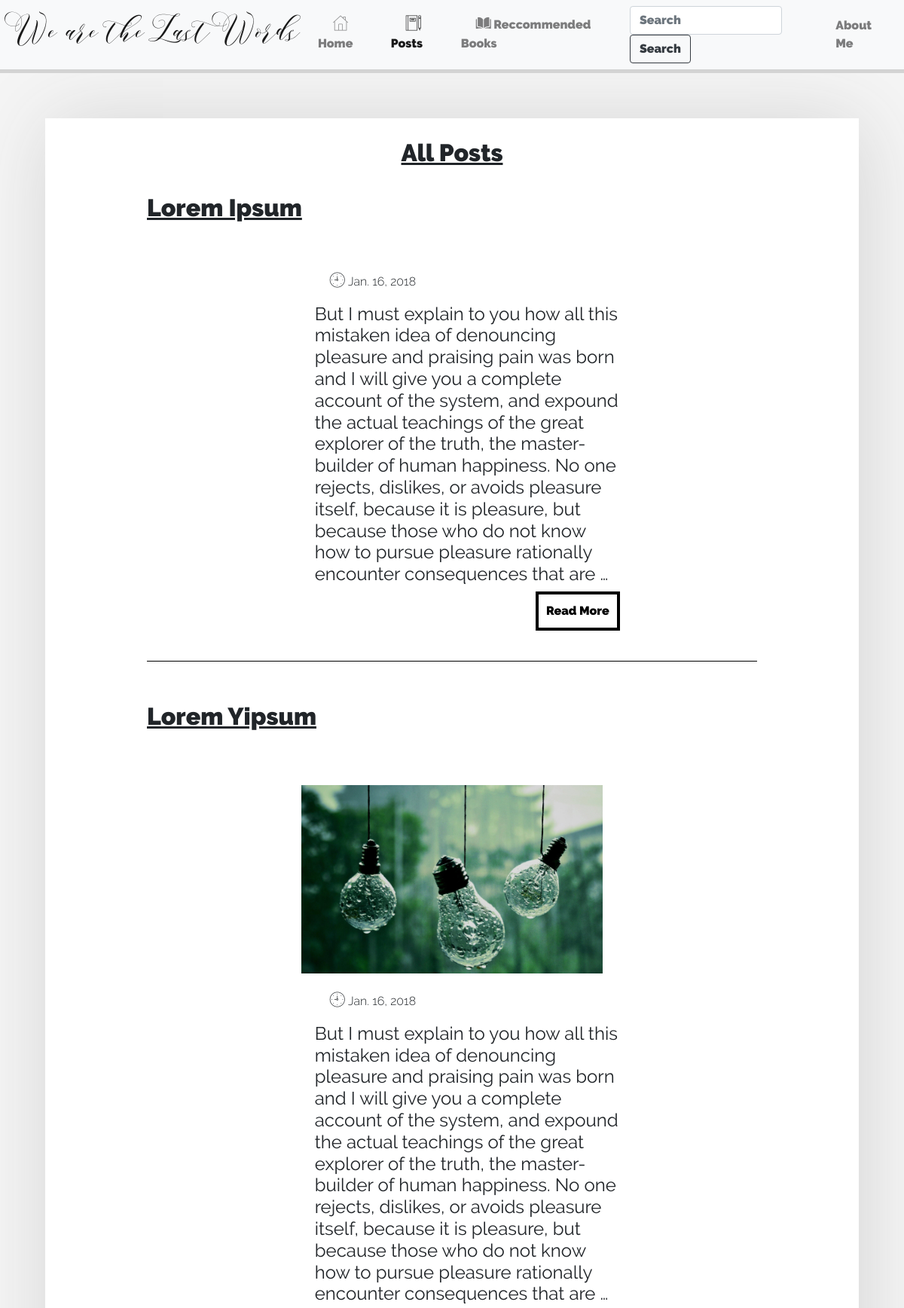
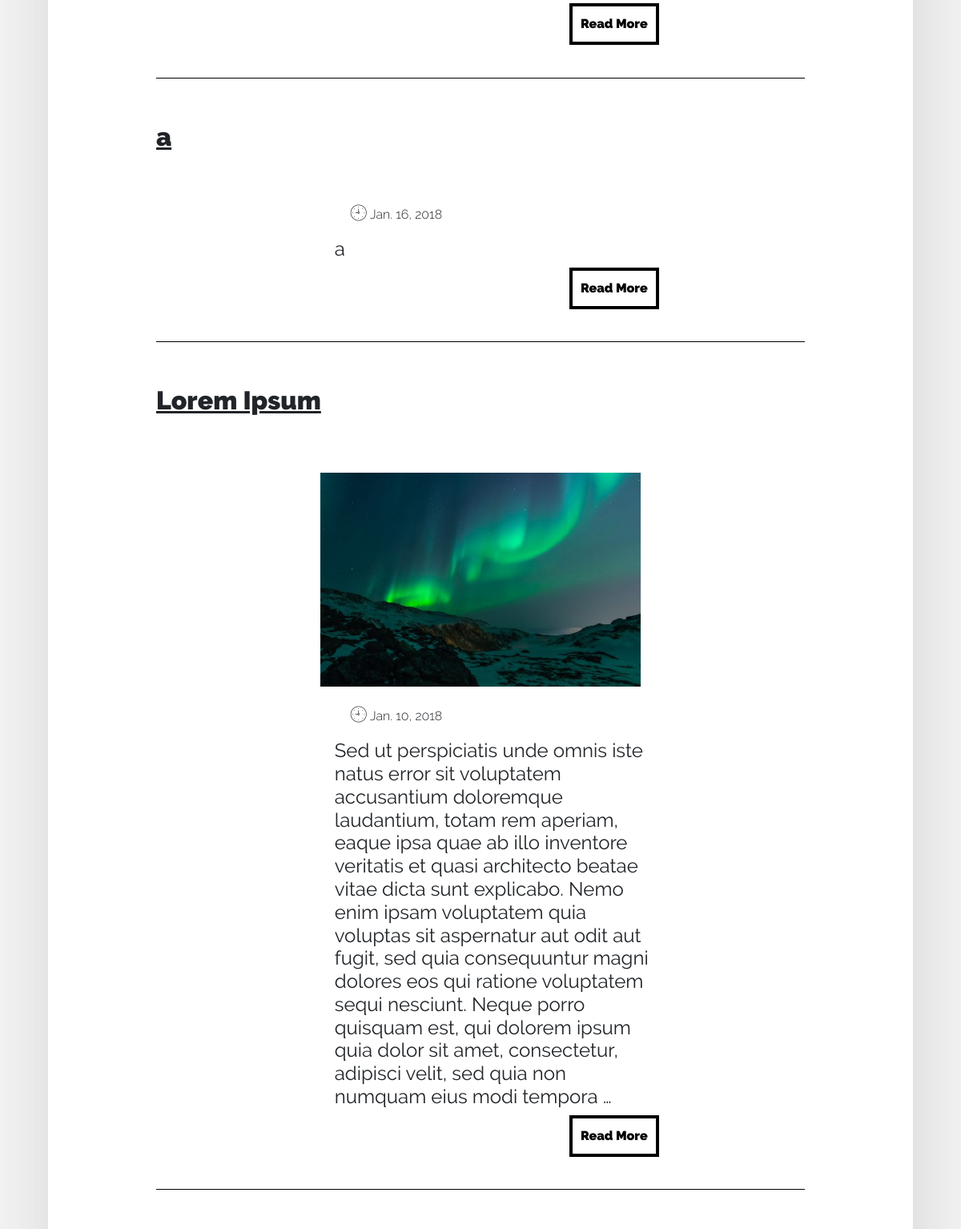
The app's page /all-posts/ (upper part) with its own data (2 pictures, top to bottom).
### blogsite/models.py (models this page shows, shortened)
class Post(models.Model):
    Book = models.ForeignKey(Reccommended_Book, blank=True, null=True)
    title = models.CharField(max_length=50)
    date = models.DateField(default=datetime.now)
    text = models.TextField()
    Post_Image = models.ImageField(blank=True,upload_to='post_imgs/')
    credits = models.TextField(blank=True)

### blogsite/views.py (the view)
# urls.py: url(r'^all-posts/$', views.PostView.as_view(), name='posts'),
class PostView(ListView):
    template_name = 'blogsite/posts.html'
    context_object_name = "posts"
    paginate_by = 5
    def get_queryset(self):
        return Post.objects.all().order_by('-date')

### blogsite/templates/blogsite/posts.html (shortened to what this page needs)
{% extends 'blogsite/base.html' %}
{% block posts %} active {% endblock %}
{% load static %}
{% block body %}
<div class="post-body-wrapper">
    <div class="post-body-box">
<h2 class="recent-post"><u>All Posts</u></h2>
<div class="post-wrapper">
{% for post in posts %}
        <div class="post">
            <h2 class="post-title"> <u>{{post.title}} </u></h2>
            {% if post.Post_Image %}
        <div class="post-body">
            <a class="post-image" href="{% url 'blogsite:post-view' post.pk %}"><img src="{{post.Post_Image.url}}" class="post-image"\></a>
                <div class="post-text-box">
                   <p class="date flaticon-clock"> {{post.date}}</p>
                    <h4 class="post-text">
                        {{post.text|linebreaksbr|truncatewords:75}}
                    </h4>
                    <div class="button-flexbox">
                        <a href="{% url 'blogsite:post-view' post.pk %}"><button class="button-read-more" value = "{{post.pk}}">Read More</button></a>
                    </div>
                </div>
            </div>
            {% else %}
            <div class="post-body">
                <div class="post-text-box">
                   <p class="date flaticon-clock"> {{post.date}}</p>
                    <h4 class="post-text">
                        {{post.text|linebreaksbr|truncatewords:75}}
                    </h4>
                    <div class="button-flexbox">
                        <a href="{% url 'blogsite:post-view' post.pk %}"><button class="button-read-more" value = "{{post.pk}}">Read More</button></a>
                    </div>
                    </div>
                </div>
        {% endif %}
        </div>
{% endfor %}
    </div>
</div>
</div>
{% endblock %}

### blogsite/static/css/styles.css (style rules this page uses)
body { background-color:#F5F5F5; }
.post-body-wrapper { display:flex; justify-content:center; margin-top:5%; margin-bottom:5%; }
.post-body-box { background-color:white; width:90%; box-shadow:5px 5px 100px #d3d3d3; }
.date { font-family:Raleway-Light; }
.post-title { font-family: Hero; }
.post { flex-wrap:wrap; width:75%; border-bottom:1px solid black; margin-top: 2.5%; margin-bottom: 2.5%; }
.post-wrapper { margin-top:0px; display:flex; justify-content:center; flex-wrap:wrap; }
.post-body { margin-top: 5%; margin-bottom: 5%; display:flex; justify-content:center; flex-wrap:wrap; width:100%; }
.recent-post { text-align:center; margin-top:2.5%; font-family:HERO; }
.post-image { width:auto; height:auto; max-height:300px; max-width:400px; margin-top:2.5%; }
.post-text { font-family:Synthesia; }
.post-text-box { width:50%; word-wrap: break-word; margin-left:5%; margin-top:2.5% }
.button-read-more { border:4px solid black; padding:10px 10px 10px 10px; background-color:white; font-family:HERO; }
.button-flexbox { display:flex; justify-content:flex-end; }

### records on screen
Post: title "Lorem Ipsum", date "Jan. 16, 2018", text "But I must explain to you how all this mistaken idea of denouncing pleasure and praising pain was born and I will give you a complete account of the system, and expound the actual teachings of the great explorer of the truth, the master-builder of human happiness. No one rejects, dislikes, or avoids pleasure itself, because it is pleasure, but because those who do not know how to pursue pleasure rationally encounter consequences that are …", {{ post.pk }} 7 (drawn)
Post: title "Lorem Yipsum", Post_Image (picture), date "Jan. 16, 2018", text "But I must explain to you how all this mistaken idea of denouncing pleasure and praising pain was born and I will give you a complete account of the system, and expound the actual teachings of the great explorer of the truth, the master-builder of human happiness. No one rejects, dislikes, or avoids pleasure itself, because it is pleasure, but because those who do not know how to pursue pleasure rationally encounter consequences that are …", {{ post.pk }} 8 (drawn)
Post: title "a", date "Jan. 16, 2018", text "a", {{ post.pk }} 9 (drawn)
Post: title "Lorem Ipsum", Post_Image (picture), date "Jan. 10, 2018", text "Sed ut perspiciatis unde omnis iste natus error sit voluptatem accusantium doloremque laudantium, totam rem aperiam, eaque ipsa quae ab illo inventore veritatis et quasi architecto beatae vitae dicta sunt explicabo. Nemo enim ipsam voluptatem quia voluptas sit aspernatur aut odit aut fugit, sed quia consequuntur magni dolores eos qui ratione voluptatem sequi nesciunt. Neque porro quisquam est, qui dolorem ipsum quia dolor sit amet, consectetur, adipisci velit, sed quia non numquam eius modi tempora …", {{ post.pk }} 2 (drawn)
